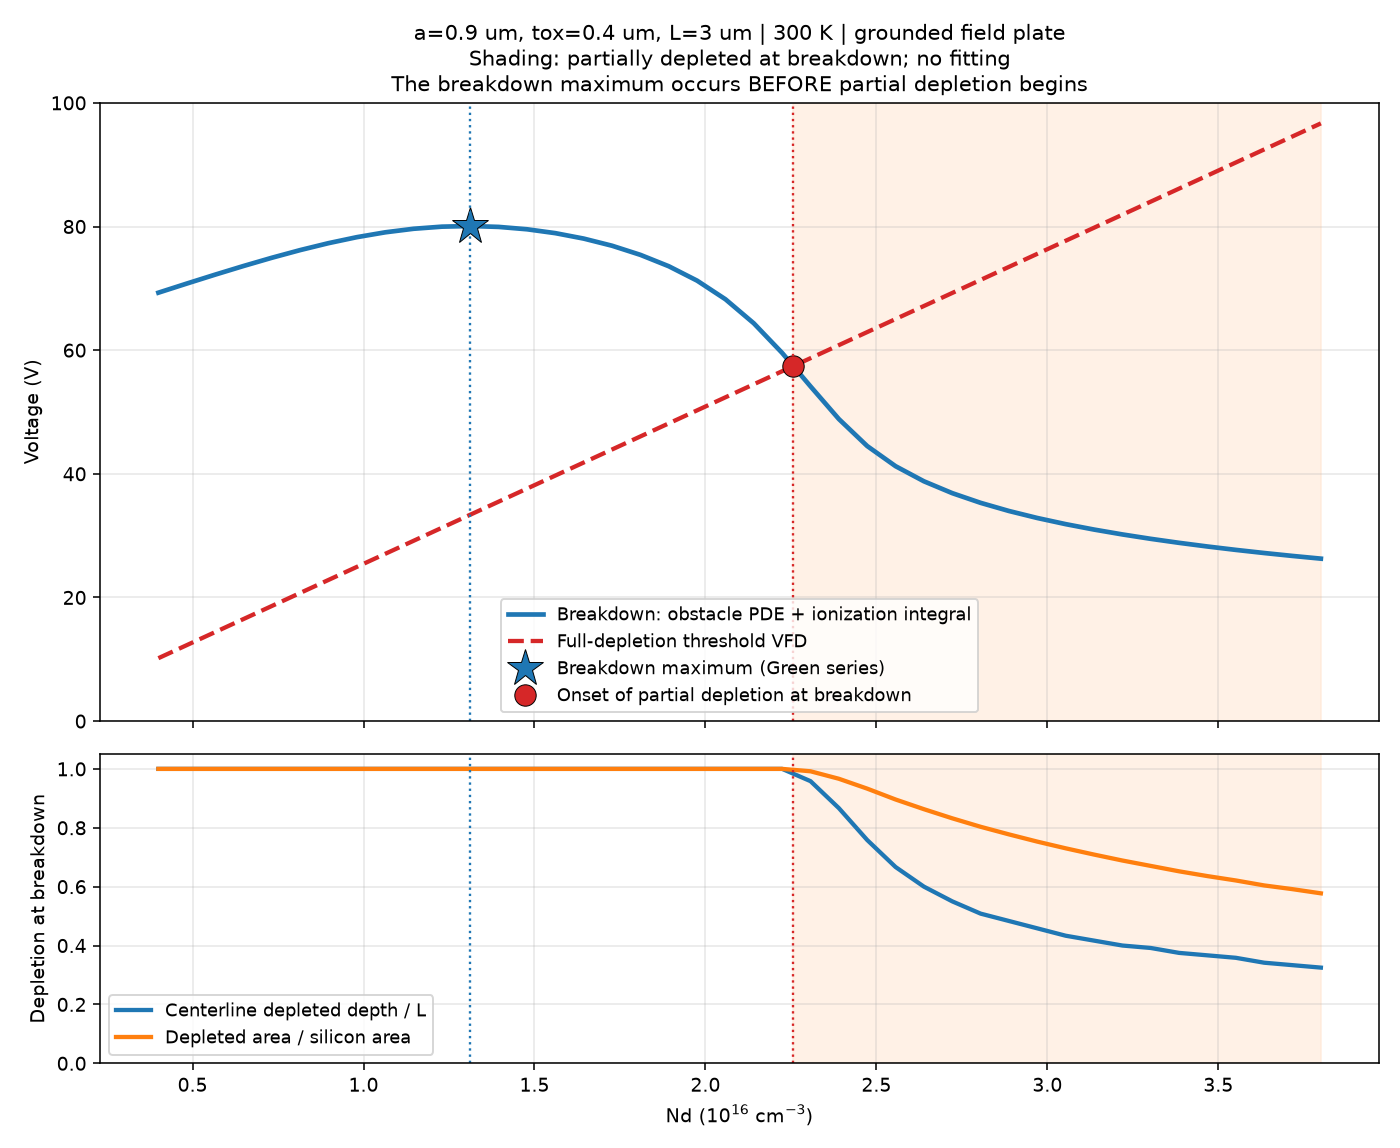

Here is the Python script that generated this plot:
"""
Breakdown vs full-depletion threshold, and the depletion state at breakdown.
Fixed a=0.9 um, tox=0.4 um, L=3 um, 300 K, grounded field plate.

Top panel:
  - Breakdown V_BD(Nd): moving-boundary obstacle PDE + vOdM ionization integral.
  - Full-depletion threshold V_FD(Nd): the field-reversal / admissibility floor
    Vstart of the fully-depleted analytic solution (below it a neutral region
    forms), linear in Nd.
  - star  : breakdown maximum.
  - dot   : onset of partial depletion at breakdown = crossing V_BD = V_FD.
  - shaded: Nd beyond onset -> device is only partially depleted at breakdown.
Bottom panel: at V = V_BD(Nd), centerline depleted depth / L and depleted-area
fraction (both = 1 while fully depleted, falling after onset).
"""

import numpy as np
import matplotlib
matplotlib.use("Agg")
import matplotlib.pyplot as plt

import vbd_vdm as vd
import freeboundary as fb
from vbd_vdm import eps_s, eps_I, qe, um

a, tox, L = 0.9*um, 0.4*um, 3.0*um
b = (eps_s/eps_I)*tox
nx, ny = 120, 40

# --- full-depletion threshold VFD = Vstart (analytic, fine grid) ---
g_an = vd.centerline(L, a, b)
Nd_fine = np.linspace(0.4e16, 3.8e16, 200)
VFD = np.array([vd.Vstart(qe*n/eps_s, g_an) for n in Nd_fine])

# --- breakdown + depletion state at breakdown (moving boundary) ---
Nd = np.linspace(0.4e16, 3.8e16, 42)
Vbd, depth_frac, area_frac = [], [], []
for n in Nd:
    Vb, nf, (u, Z, dx, dy) = fb.Vbd_free(n, nx, ny, L, a, b)
    Vbd.append(Vb)
    D = (~Z).reshape(nx, ny)
    depth_frac.append(D[:, 0].sum()*dx / L)       # centerline depleted depth / L
    area_frac.append(1.0 - nf)                     # depleted area / silicon area
    print(f"Nd={n/1e16:.2f}e16  Vbd={Vb:6.2f}  depth/L={depth_frac[-1]:.2f}  area={area_frac[-1]:.2f}")
Vbd = np.array(Vbd); depth_frac = np.array(depth_frac); area_frac = np.array(area_frac)

# --- breakdown maximum ---
imax = np.nanargmax(Vbd); Nd_star, V_star = Nd[imax], Vbd[imax]

# --- onset of partial depletion at breakdown: crossing Vbd = VFD ---
VFD_at = np.interp(Nd, Nd_fine, VFD)
d = Vbd - VFD_at
s = np.where(np.diff(np.sign(d)) != 0)[0]
if len(s):
    i = s[0]
    t = d[i] / (d[i] - d[i+1])
    Nd_on = Nd[i] + t*(Nd[i+1]-Nd[i]); V_on = Vbd[i] + t*(Vbd[i+1]-Vbd[i])
else:
    Nd_on = V_on = np.nan

# ---------------- plot ----------------
fig, (axT, axB) = plt.subplots(2, 1, figsize=(10, 8.2), sharex=True,
                               gridspec_kw=dict(height_ratios=[2, 1]))
x = Nd/1e16; xf = Nd_fine/1e16; xon = Nd_on/1e16

axT.plot(x, Vbd, "-", color="#1f77b4", lw=2.4,
         label="Breakdown: obstacle PDE + ionization integral")
axT.plot(xf, VFD, "--", color="#d62728", lw=2.2, label="Full-depletion threshold VFD")
axT.plot([Nd_star/1e16], [V_star], "*", color="#1f77b4", ms=20, mec="k", mew=0.5,
         label="Breakdown maximum (Green series)")
axT.plot([xon], [V_on], "o", color="#d62728", ms=11, mec="k", mew=0.5,
         label="Onset of partial depletion at breakdown")
axT.axvline(Nd_star/1e16, ls=":", color="#1f77b4", lw=1.2)
axT.axvline(xon, ls=":", color="#d62728", lw=1.2)
axT.axvspan(xon, x[-1], color="#ffe8d6", alpha=0.6, zorder=0)
axT.set_ylabel("Voltage (V)"); axT.set_ylim(0, 100); axT.grid(alpha=0.3)
axT.legend(loc="lower center", fontsize=9)
axT.set_title("a=0.9 um, tox=0.4 um, L=3 um | 300 K | grounded field plate\n"
              "Shading: partially depleted at breakdown; no fitting\n"
              "The breakdown maximum occurs BEFORE partial depletion begins", fontsize=11)

axB.plot(x, depth_frac, "-", color="#1f77b4", lw=2.2, label="Centerline depleted depth / L")
axB.plot(x, area_frac,  "-", color="#ff7f0e", lw=2.2, label="Depleted area / silicon area")
axB.axvline(Nd_star/1e16, ls=":", color="#1f77b4", lw=1.2)
axB.axvline(xon, ls=":", color="#d62728", lw=1.2)
axB.axvspan(xon, x[-1], color="#ffe8d6", alpha=0.6, zorder=0)
axB.set_ylabel("Depletion at breakdown"); axB.set_ylim(0, 1.05)
axB.set_xlabel(r"Nd ($10^{16}$ cm$^{-3}$)"); axB.grid(alpha=0.3)
axB.legend(loc="lower left", fontsize=9)

fig.tight_layout()
fig.savefig("breakdown_vs_depletion.png", dpi=140)
print(f"\nbreakdown max: {V_star:.2f} V @ Nd={Nd_star/1e16:.3f}e16")
print(f"partial-depletion onset: Nd={Nd_on/1e16:.3f}e16, V={V_on:.2f} V")
print("saved breakdown_vs_depletion.png")
